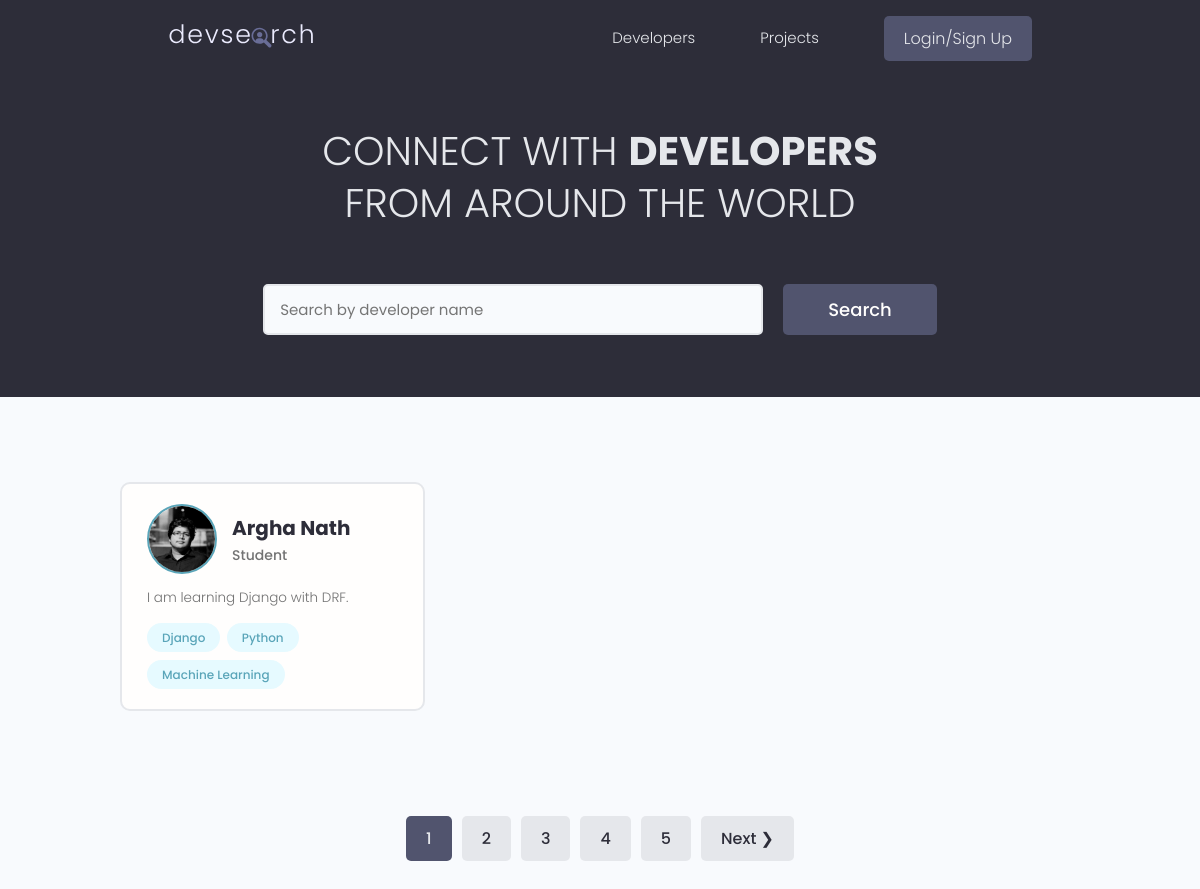
The page / on the database its author committed.
### users/models.py (models this page shows, shortened)
class Profile(models.Model):
    user = models.OneToOneField(
        User, on_delete=models.CASCADE, null=True, blank=True)
    name = models.CharField(max_length=100, null=True, blank=True)
    email = models.CharField(max_length=200, null=True, blank=True)
    username = models.CharField(max_length=100, null=True, blank=True)
    location = models.CharField(max_length=100, null=True, blank=True)
    about = models.CharField(max_length=200, null=True, blank=True)
    bio = models.TextField(null=True, blank=True)
    profile_image = models.ImageField(
        null=True, blank=True, upload_to='profiles', default='profiles/user-default.png')
    social_github = models.CharField(max_length=200, null=True, blank=True)
    social_twitter = models.CharField(max_length=200, null=True, blank=True)
    social_linkedin = models.CharField(max_length=200, null=True, blank=True)
    social_youtube = models.CharField(max_length=200, null=True, blank=True)
    social_website = models.CharField(max_length=200, null=True, blank=True)
    created = models.DateTimeField(auto_now_add=True)
    id = models.UUIDField(default=uuid.uuid4, unique=True,
                          editable=False, primary_key=True)

class Skill(models.Model):
    owner = models.ForeignKey(
        Profile, on_delete=models.CASCADE, null=True, blank=True)
    name = models.CharField(max_length=200, null=True,
                            blank=True)
    description = models.TextField(null=True, blank=True)
    created = models.DateTimeField(auto_now_add=True)
    id = models.UUIDField(default=uuid.uuid4, unique=True,
                          editable=False, primary_key=True)
    def __str__(self):
        return self.name

### users/views.py (the view)
# urls.py: path('', profiles, name='profiles'),
def profiles(request):
    profiles, search_query = searchProfiles(request)
    custom_range, profiles = paginateProfiles(request, profiles, 1)
    context = {
        'profiles': profiles,
        'search': search_query,
        'custom_range': custom_range
    }
    return render(request, 'users/profiles.html', context)

### users/utils.py (called while the page is built)
def searchProfiles(request):
    search_query = ""
    if request.GET.get('search_query'):
        search_query = request.GET.get('search_query')
    skills = Skill.objects.filter(name__icontains=search_query)
    profiles = Profile.objects.distinct().filter(
        Q(name__icontains=search_query) | Q(about__icontains=search_query) | Q(skill__in=skills))
    return profiles, search_query

def paginateProfiles(request, profiles, results):
    page = request.GET.get('page')
    paginator = Paginator(profiles, results)
    try:
        profiles = paginator.page(page)
    except PageNotAnInteger:
        page = 1
        profiles = paginator.page(page)
    except EmptyPage:
        page = paginator.num_pages  # Giving us the count of the last page.
        profiles = paginator.page(page)
    left_index = (int(page) - 4)
    right_index = (int(page) + 5)
    if left_index < 1:
        left_index = 1
    if right_index > paginator.num_pages:
        right_index = paginator.num_pages + 1
    custom_range = range(left_index, right_index)
    return custom_range, profiles

### users/templates/users/profiles.html (shortened to what this page needs)
{% extends 'main.html' %}
{% block content %}
<main class="home">
    <section class="hero-section text-center">
      <div class="container container--narrow">
        <div class="hero-section__box">
          <h2>CONNECT WITH <span>DEVELOPERS</span></h2>
          <h2>FROM AROUND THE WORLD</h2>
        </div>
        <div class="hero-section__search">
          <form id="searchForm" class="form" action="{% url 'profiles' %}" method="get">
            <div class="form__field">
              <input class="input input--text" id="formInput#search" type="text" name="search_query" value="{{ search }}"
                placeholder="Search by developer name" />
            </div>
            <input class="btn btn--sub btn--lg" type="submit" value="Search" />
          </form>
        </div>
      </div>
    </section>
    <section class="devlist">
        <div class="container">
            <div class="grid grid--three">
                {% for profile in profiles %}
                    <div class="column card">
                        <div class="dev">
                            <a href="{% url 'user-profile' profile.id %}" class="card__body">
                                <div class="dev__profile">
                                    <img class="avatar avatar--md" src="{{profile.profile_image.url}}" alt="image" />
                                    <div class="dev__meta">
                                        <h3>{{profile.name}}</h3>
                                        <h5>{{profile.about|slice:"50"}}</h5>
                                    </div>
                                </div>
                                <p class="dev__info">
                                    {{profile.bio|slice:"150"}}
                                </p>
                                <div class="dev__skills">
                                    {% for skill in profile.skill_set.all|slice:"5" %}
                                        <span class="tag tag--pill tag--main">
                                            <small>{{skill}}</small>
                                        </span>
                                    {% endfor %}
                                </div>
                            </a>
                        </div>
                    </div>
                {% endfor %}
            </div>
      </div>
    </section>
    {% include 'pagination.html' with querySet=profiles custom_range=custom_range %}
  </main>
{% endblock %}

### static/styles/app.css (style rules this page uses)
:root { --color-sub: #2d2d39; }
.btn--sub { background-color: var(--color-sub-light); }
.card { border: 2px solid var(--color-light); }
img { width: 100%; }
.hero-section { height: 40vh; display: flex; align-items: center; background-color: var(--color-sub); }
.hero-section__box { margin-bottom: 4rem; }
.hero-section__box > h2, .hero-section__box > h2 > span { font-size: 4rem; color: var(--color-light); line-height: 1.3; text-transform: uppercase; }
.hero-section__box > h2 { font-weight: 300; }
.hero-section__box > h2 > span { font-weight: 700; }
.hero-section__search > .form { display: flex; align-items: center; justify-content: center; gap: 2rem; }
.hero-section__search > .form input.input--text { width: 50rem; }
.devlist { margin-top: 8rem; }
.devlist .grid { align-items: stretch; }
.devlist .dev .dev__profile { display: flex; align-items: center; gap: 1.5rem; }
.devlist .dev .dev__meta h3 { color: var(--color-sub); font-size: 2rem; font-weight: 700; }
.devlist .dev .dev__meta h5 { color: var(--color-text); font-size: 1.4rem; font-weight: 500; }
.devlist .dev .dev__info { margin: 1.5rem 0; font-size: 1.35rem; line-height: 1.4; text-align: justify; }

### static/uikit/styles/modules/_variables.css (style rules this page uses)
:root { --color-main: #5aa5b9; --color-main-light: #e6faff; --color-sub: #3f4156; --color-sub-light: #51546e; --color-sub-lighter: #ededfd; --color-text: #737373; --color-gray: #8b8b8b; --color-light: #e5e7eb; --color-light-gray: #767676; --color-bg: #f8fafd; --color-white: #fffefd; --color-white-light: #f3f3f3; --color-success: #359e64; --color-success-bg: #def8e8; --color-error: #fc4b0b; --color-error-bg: #fff2ee; --font-base: 'Poppins', arial, helvetica, 'Segoe UI', roboto, ubuntu, sans-serif; --font-monospace: 'Fira Code', 'Courier New', courier, monospace; --font-regular: 300; --font-medium: 500; --font-bold: 700; --generic-shadow: 1px 1px 5px #00000010; --generic-transition: all 0.3s ease-in-out; }

### static/uikit/styles/modules/_base.css (style rules this page uses)
* { margin: 0; padding: 0; box-sizing: border-box; text-rendering: optimizeLegibility; color: inherit; font-size: inherit; }
html { font-size: 50%; }
@media only screen and (min-width: 480px) { html { font-size: 56.25%; } }
@media only screen and (min-width: 1200px) { html { font-size: 62.5%; } }
body { line-height: 1.6; font-weight: 400; font-size: 1.5rem; color: var(--color-text); background-color: var(--color-bg); min-height: 100vh; }

### static/uikit/styles/modules/_typography.css (style rules this page uses)
* { font-family: var(--font-base); }
h2 { font-size: 3.6rem; font-weight: var(--font-bold); }
h3 { font-size: 3.2rem; font-weight: var(--font-medium); }
h5 { font-size: 2.4rem; font-weight: var(--font-medium); }
h5, h6 { font-weight: var(--font-regular); }
p, span, strong { font-size: 1.6rem; color: var(--color-text); font-weight: var(--font-regular); }
a { padding-bottom: 2px; text-decoration: none; display: inline-block; color: var(--color-main); font-weight: var(--font-medium); }

### static/uikit/styles/modules/_utilities.css (style rules this page uses)
.container { width: 92%; max-width: 165rem; margin: 0 auto; box-sizing: border-box; }
.container--narrow { width: 92%; max-width: 120rem; }
@media screen and (min-width: 1000px) { .container { width: 90%; } }
@media screen and (min-width: 1000px) { .container--narrow { width: 85%; } }
@media screen and (min-width: 1200px) { .container { width: 80%; } }
@media screen and (min-width: 1200px) { .container--narrow { width: 72%; } }
.text-center { text-align: center; }

### static/uikit/styles/modules/_avatar.css (style rules this page uses)
.avatar { border-radius: 50%; border: 2px solid var(--color-main); object-fit: cover; }
.avatar--md { height: 7rem; width: 7rem; }

### static/uikit/styles/modules/_button.css (style rules this page uses)
.btn { display: inline-block; position: relative; cursor: pointer; background-color: var(--color-light); font-weight: var(--font-medium); color: var(--color-sub); text-decoration: none; padding: 1rem 2rem; border-radius: 0.5rem; border: none; width: -webkit-fit-content; width: -moz-fit-content; width: fit-content; height: -webkit-fit-content; height: -moz-fit-content; height: fit-content; font-size: 1.6rem; outline-width: 0; outline-color: transparent; -webkit-backface-visibility: hidden; backface-visibility: hidden; transition: all 0.3s ease-in-out; }
.btn--sub { background-color: var(--color-sub); color: var(--color-white); }
.btn--lg { font-size: 1.8rem; padding: 1.2rem 4.5rem; }

### static/uikit/styles/modules/_card.css (style rules this page uses)
.card { border-radius: 1rem; background-color: var(--color-white); border: 1.5px solid var(--color-light); width: auto; height: auto; margin-top: 0.5rem; margin-bottom: 0.5rem; overflow: hidden; }
.card__body, .card__header { padding: 2rem 2.5rem; }

### rows shown on the page
Profile: profile_image (picture), name "Argha Nath", about "Student", bio "I am learning Django with DRF."
Skill: name "Django"
Skill: name "Python"
Skill: name "Machine Learning"

### other values the page prints
{{ page }} "1"
{{ page }} "2" "3" "4" "5"
